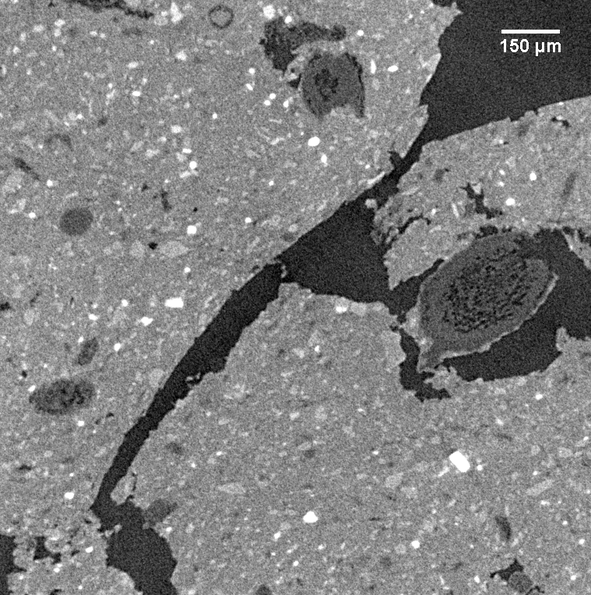
#> input picture exercises/test_images/A1_test.png, 591 x 595 px, shrunk from 759 x 763 before the run, found by its file name; the run also reads 1 picture not shown here
$ jupyter execute --allow-errors 09_STMC_Image_processing_filters.ipynb   (shell and % lines are left out)
#> lines starting #> are read from the running program, lines starting #| are printed output that depends on the picture
## Image processing - filters

This exercise sheet is based on the "Synchrotron techniques for materials characterization" lecture. By going through this jupyter notebook and filling in the blanks you will learn how to assess basic properties of your image, perform simple image operations, assess the image quality quantitatively and apply a mean template filter.

The example code and solutions were created by André Lopes Marinho and Berit Zeller-Plumhoff.

### Loading required libraries

You will require the following libraries. If loading any of them fails, please use pip install to install any missing libraries.

[cell 1]
# Importing libraries
import numpy as np
import math
import matplotlib.pyplot as plt
import ipympl
import imageio.v3 as iio
import skimage
from skimage import draw

### Loading images and basic properties

The first task will be to write a function that will automatically load and display an image based on the image path that will be provided as an argument to the function.

Please fill in the missing lines as indicated in the comments to load the image.

[cell 2]
# Jupyter Magic Command that will ensure our images display in our Jupyter
# document with pixel information that will help us to run commands more efficiently

def load_and_show_image(path):
    """Loads and shows an image given a defined path.

    Args:
        path(string): String containing path for images with proper file extension.
            Example: "images/*.tif"

    Returns:
        numpy.ndarray: Array with image defined in path.
    """
#> called with path = 'test_images/A1_test.png'

    # We will use the skimage library to read our image
    # use the iio.imread function to read in the image and use matplotlib to display in in greyscale
    image = iio.imread(uri=path)
#> image is the input picture: shape (595, 591); min 0, max 255, mean 126.9
    plt.imshow(image, cmap='gray')
    print(path + ' was loaded successfully.')

    return image

Once the image is loaded, we can assess it shape using the .shape command and the type of the image using the .dtype command. Find out what values the commands returns based on different example images that are provided in the test_images folder.

[cell 3]

# load the image
img = load_and_show_image(path='test_images/A1_test.png')

# try to assess the shape and type of the image
print(img.shape)
#| (595, 591)
print(img.dtype)
#| uint8
#> call 2 of load_and_show_image, with path = 'test_images/bone_16bit.png'
#> in load_and_show_image (call 2), `image = iio.imread(uri=path)`:
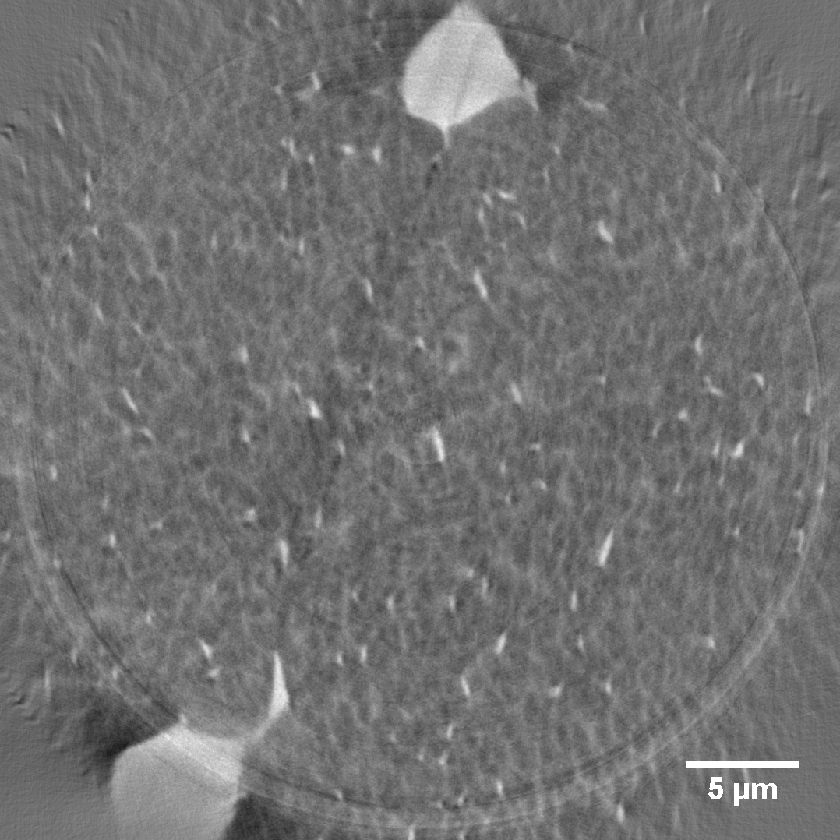
#> image: shape (840, 840) uint16; min 24, max 255, mean 113.6

Write a short function that prints the image type, height, width and number of channels for any given input image.

[cell 4]
def print_image_props(image):
    """Displays image type, height, width and number of channels given an image.

    Args:
        image(variablename): variable name of an image
    """
    # The method 'iio.imread' returns an numpy.ndarray, so we can perform array operations on the variable
    # 'image', like showing the number of channels/depth of the image.
    image_shape = image.shape
#> image_shape = (840, 840)
    image_type = image.dtype

    # With this information, we can also print some image properties
    # fill in the information that should be printed
    if len(image_shape) > 2:
        print('Type =', image_type)
        print('Height =', image_shape[0])
        print('Width =', image_shape[1])
        print('# of channels =', image_shape[2])
    else:
        print('Type =', image_type)
#| Type = uint16
        print('Height =', image_shape[0])
#| Height = 840
        print('Width =', image_shape[1])
#| Width = 840
        print('# of channels =', 1)

[cell 5]
# load an image and print its properties
path='test_images/bone_16bit.png'
img = load_and_show_image(path)
print_image_props(img)

### Histogram

In addition to assessing the general image properties, we are usually interested in knowing the greyscale distribution, i.e. the histogram, which gives us a first impression of image quality in terms of contrast and segmentability.

In this following code snipped complete the function to evaluate and the histogram of an image that is input into the function as a numpy.ndarray.

[cell 6]
def show_histogram(image):
    """Showns an histogram given an image. This method considers the image will be
        either grayscale or RGB

    Args:
        img(numpy.ndarray): Image represented by array

    Returns:
        None
    """

    # First, we need to know if the image is grayscale or RGB
    # use the shape function to do so
    image_shape = image.shape
#> image_shape = (840, 840)
    image_type = image.dtype

    # Next, we can define some properties of our histogram figure
    # create an empty figure using matplotlib with title, xlabel, ylabel and set the limits of the x-axis
    plt.figure()
    plt.title("Histogram")
    plt.xlabel("Value")
    plt.ylabel("Pixel count")
    plt.xlim([0, np.max(image)])

    # Finally, create a histrogram using the numpy histogram function and plot it
    # use a bin number of 256 in all cases
    if len(image_shape) > 2:
        colors = ("red", "green", "blue")
        for (channel_id, color) in enumerate(colors):
            histogram, bin_edges = np.histogram(image[:, :, channel_id], bins=256, range=(0, np.max(image[:, :, channel_id])))
            plt.plot(bin_edges[0:-1], histogram, color=color)
    else:
        histogram, bin_edges = np.histogram(image, bins=256, range=(0,np.max(image)))
#> histogram = 256 values, max 24579 at index 109, min 0 at index 0, mean 2756.2; bin_edges = 257 values from 0 to 255
        plt.plot(bin_edges[0:-1], histogram)

    return None

Now load a couple of test images and display their histogram using the functions you have adapted.

[cell 7]

# Load an image and show its histogram
img = load_and_show_image(path='test_images/bone_16bit.png')
show_histogram(image=img)
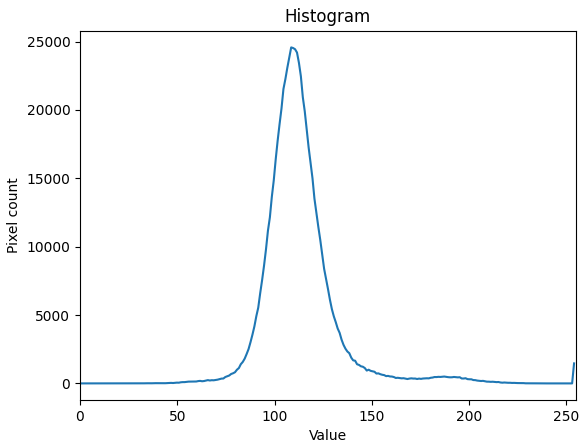
#> figure drawn by matplotlib, 1 panel; curve peaks at x = 108.6, y = 24579

### Simple image operations

Once we are able to load an image and assess its properties as well as its histogram, we can perform a number of matrix operations on it.

As shown as an example in the lecture, perform the following operation for the image $A$: $$A_{new}=\frac{A}{4}+100$$ (make sure that the matrix dimensions fit).

Use both the "bone_16bit.png" image and the "A1_test.png" image as input. Comment on how the image operation has changed the original image in both cases.

[cell 8]

# load the image
img = load_and_show_image(path='test_images/A1_test.png')

# perform the operation
img_new = (img / 4) + 100 * np.ones((img.shape))
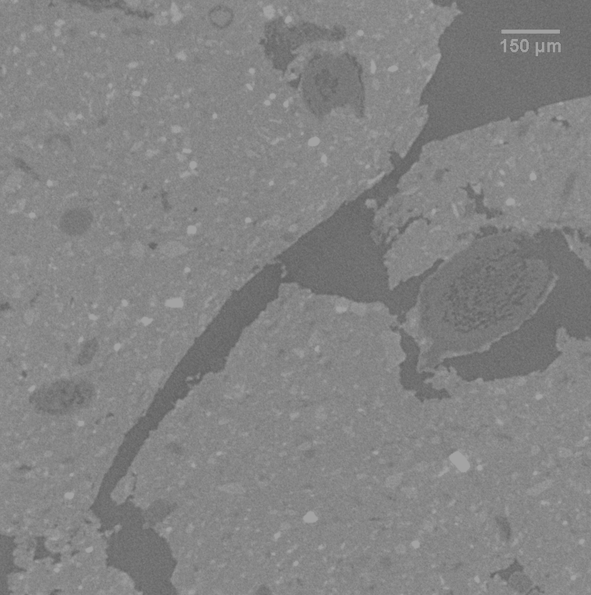
#> img_new: shape (595, 591) float64; min 100, max 163.8, mean 131.7

# show the image and print the properties and show the histogram
plt.imshow(img_new, cmap='gray')
print_image_props(img_new)
#| Type = float64
#| Height = 595
#| Width = 591
show_histogram(image=img_new)
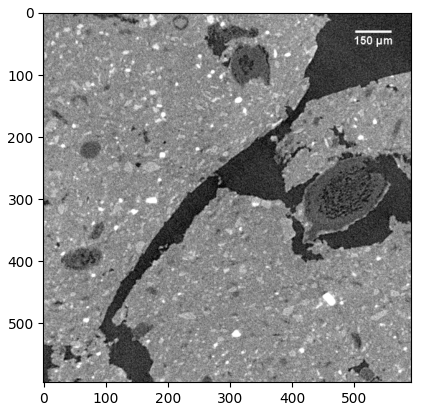
#> figure drawn by matplotlib, 1 panel
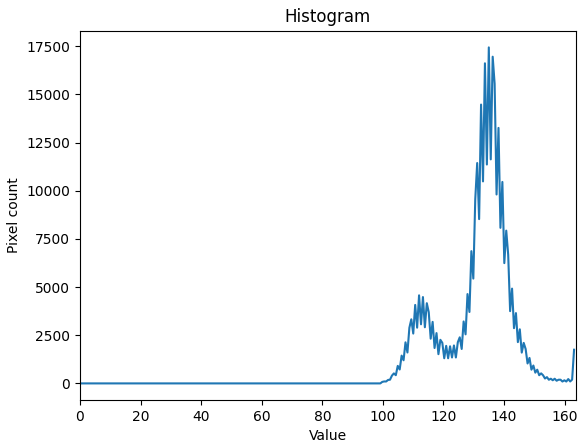
#> figure drawn by matplotlib, 1 panel; curve peaks at x = 135, y = 17438

Similarly, as shown in the lecture perform the operation $$A_{new}=A*2$$

[cell 9]

# perform the operation
img_new = (img *2)
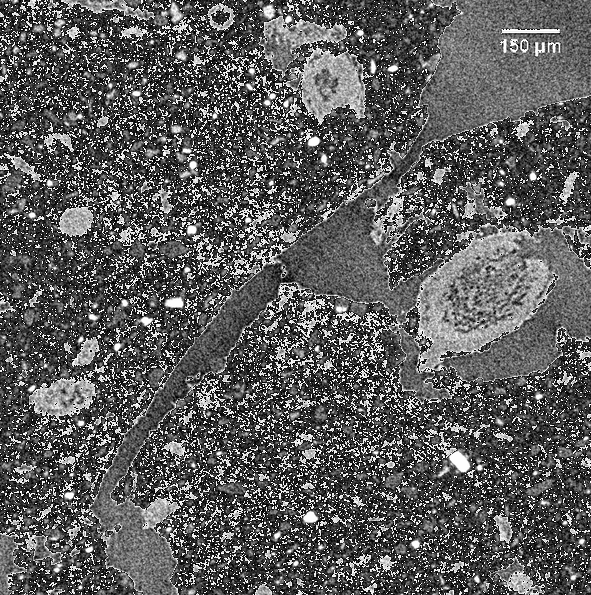
#> img_new: shape (595, 591); min 0, max 254, mean 91.9

# show the image and print the properties and show the histogram
plt.imshow(img_new, cmap='gray')
print_image_props(img)
#| Type = uint8
#| Height = 595
#| Width = 591
show_histogram(image=img_new)
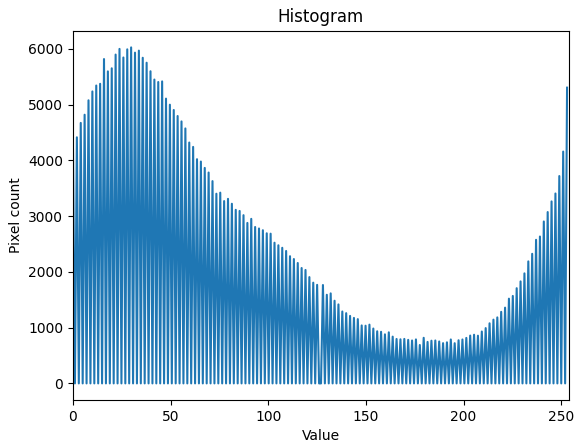
#> figure drawn by matplotlib, 1 panel; curve peaks at x = 29.77, y = 6028

In addition to adding or multiplying an image with scalars, we can add/subtract/multiply/divide images. This is a task performed often for example during the flat and dark field correction of projections prior to the 3D reconstruction of images.

In the next task, please perform this correction of the projection "proj.png" in the test_images folder. In the same folder you will find the corresponding "dark" and "flat" image. Compare how the histogram of the projection changes due to the correction and comment on this based on what you observe qualitatively in the image.

#> (a cell that did not finish here is left out)

#> (a cell that did not finish here is left out)

#> (a cell that did not finish here is left out)

### Image quality

In addition to assessing the image histogram, we want to assess the image quality quantitatively. We can do so by calculating the signal-to-noise ratio (SNR) and contrast-to-noise ratio (CNR) for different regions of our image. In the following, you need to add missing code to two functions which will compuate SNR and CNR following the input of two image regions, respectively. We choose the following definitions of SNR and CNR: $$SNR = \frac{S_i}{0.5\sqrt{\sigma_i^2+\sigma_{bg}^2}}$$ and $$CNR = \frac{|S_i-S_j|}{0.5\sqrt{\sigma_i^2+\sigma_j^2}}$$
where $S_i$ and $S_j$ are the mean greyscale values of the regions $i$ and $j$ and the respective $\sigma$ the standard deviation of the greyscale values. For the SNR we attain the overall noise by taking into account the background noise too.

#> (a cell that did not finish here is left out)

Based on the functions you have just created please calculate both SNR and CNR between the four quadrants of the image SNR_CNR.tif in the folder test_images. Overall, you should create four or six comparisons for SNR and CNR, respectively. To calculate the SNR you may assume that the darkest image quadrant is the background.

In order to use the functions you must identify the regions within the image. Identify the image dimensions to do so.

[cell 14]
# load and display the image


# load image

# print image properties

[cell 15]
# define four regions based on the image and its dimensions

[cell 16]
# calculate all SNR and CNR

# print the computed values
# SNR

# CNR

Please comment on the values that you have obtained.

In the next task, use image "A1_test2.png" and calculate the CNR for root vs. soil, root vs. background and soil vs. background. Please comment on why you are selecting specific regions and comment on your results.

[cell 17]

# load image

# check image properties

#> (a cell that did not finish here is left out)

### Image filters

If the image quality that we have determined is insufficient, e.g. if the CNR is particularly low, we can apply filters to improve the noise level while maintaining the sharpness of the features we are interested in. To do so, you will complete a function that defines a mean filter which is applied as a quadratic kernel template to the image. The function takes the original image and the filter kernel size as input and outputs the filtered image. You can move the template across the image in a scanning manner - in order to adjust for the edges correctly, you should apply a zero padding at the image borders.

#> (a cell that did not finish here is left out)

Apply the filter to the image "A1_test2.png" with different kernel sizes and plot both the original and the filtered image next to each other.

#> (a cell that did not finish here is left out)

Finally, compute the CNR again for the regions your defined on the image previously and comment on how a mean filter with kernel size 3 has changed the CNR values.

#> (a cell that did not finish here is left out)

In addition to the mean filter, we are interested in using the median and Gaussian filter. Write two functions that will apply the respective filter and output the filtered image, given a certain input image and kernel size.

[cell 22]
# [13 lines left out: function median_filter, not called in this run]

[cell 23]
# [14 lines left out: function gaussian_filter, not called in this run]

Apply the filters you have implemented so far to A1_test2.png using different filter parameters and comment on how the result changes and how the filters compare.

#### Fourier filters

In addition to the above filters, applying a Fourier filter, e.g. either a high-, low- or a bandpass filter can be very useful in order to highlight edges or smoothen the image. In the following, you should write three functions that will apply the different kinds of Fourier filters given an input image and the filter parameters.

Start by loading and displaying A1_test2.png - we will be working with this image in the following.

[cell 24]
image = load_and_show_image(path='test_images/A1_test2.png')
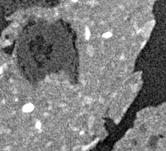
#> input picture exercises/test_images/A1_test2.png, 166 x 151 px, shrunk from 213 x 194 before the run, found by its file name
#> in load_and_show_image, image is the input picture: shape (151, 166); min 0, max 255, mean 125.1
